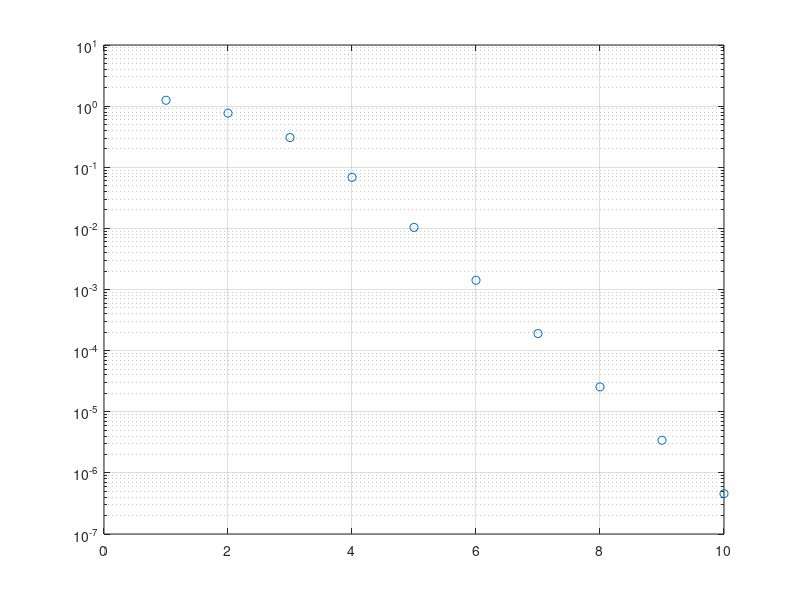

This figure's MATLAB source:
%%
f = @(x) cos(x)-1/2;

g = @(x) x-f(x);

s = linspace(-pi,pi,1000);
plot(s,g(s)); 
hold on;
plot(s,s);

x = 0.2;

r = fzero(f,-1);
err = [];

% Adjust these iterations to your heart's content.
for k = 1:10

    err(end+1) = x-r;
    
    y = g(x);

    plot([x x],[x y],'ro-');
    plot([x y],[y y],'bo-');

    x = y;
end

hold off;
%%

semilogy(err,'o');
grid on;